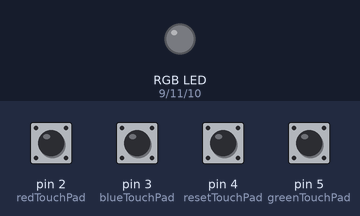
This sketch was run on a simulated Arduino Uno, built with avr-gcc and run on an emulated ATmega328P. Parts: an RGB LED mixed from three pins (HIGH = lit). The test bench sets the inputs (shaded band); at power-on: pin 2 (redTouchPad), pin 3 (blueTouchPad), pin 4 (resetTouchPad), pin 5 (greenTouchPad) LOW. Dim RGB values are drawn brighter than linear.

Above: at 1.2 s.
1.3 s: pin 2 (redTouchPad) pulled HIGH for 1 s
At 2.6 s:
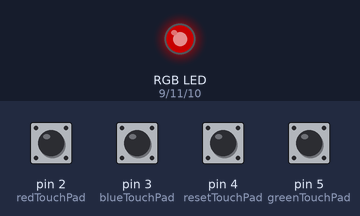
3.8 s: pin 3 (blueTouchPad) pulled HIGH for 0.15 s
At 4.4 s:
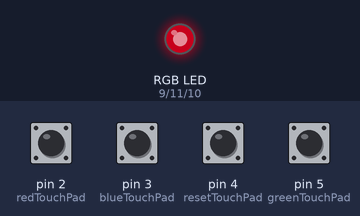
5.4 s: pin 5 (greenTouchPad) pulled HIGH for 0.15 s
At 5.9 s:
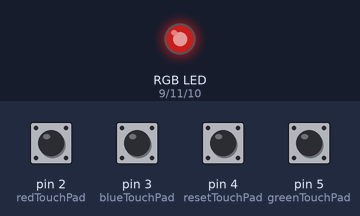
7.0 s: pin 3 (blueTouchPad) pulled HIGH for 1 s
At 8.4 s:
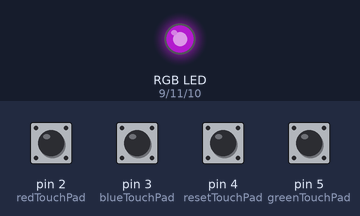
9.5 s: pin 5 (greenTouchPad) pulled HIGH for 1 s
At 11.2 s:
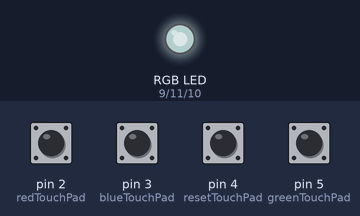
12.0 s: pin 3 (blueTouchPad) pulled HIGH for 0.15 s
At 13.3 s:
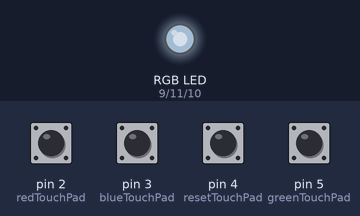
Timing chart, 0 to 14.6 s (numbered marks = the images above; inputs shaded):
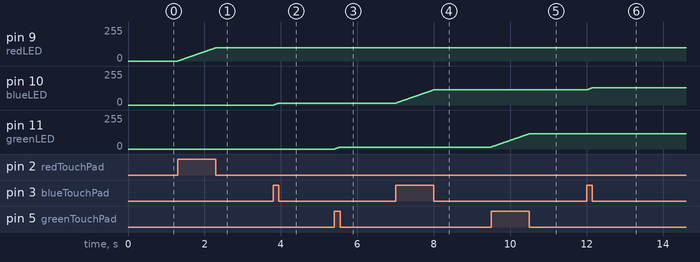

Measured:
- after the input at 1.3 s, pin 9 (redLED): moves from 0/255 to 99/255 over 0.98 s, starting at once
- after the input at 3.8 s, pin 10 (blueLED): moves from 0/255 to 14/255 over 0.13 s, starting at once
- after the input at 5.4 s, pin 11 (greenLED): moves from 0/255 to 15/255 over 0.14 s, starting at once
- after the input at 7.0 s, pin 10 (blueLED): moves from 14/255 to 114/255 over 0.99 s, starting at once
- after the input at 9.5 s, pin 11 (greenLED): moves from 15/255 to 114/255 over 0.98 s, starting at once
- after the input at 12.0 s, pin 10 (blueLED): moves from 114/255 to 129/255 over 0.14 s, starting at once

The sketch:

Capacitive_Touch_RGB_LED_Controller.ino
```cpp
#define redLED                 9
#define blueLED               10
#define greenLED              11

#define redTouchPad            2
#define blueTouchPad           3
#define resetTouchPad          4
#define greenTouchPad          5


signed char redChange = 1;
signed char blueChange = 1;
signed char greenChange = 1;

signed int redDuty = 0x00;
signed int blueDuty = 0x00;
signed int greenDuty = 0x00;


void setup()
{
      pinMode(redTouchPad, INPUT);
      pinMode(blueTouchPad, INPUT);
      pinMode(resetTouchPad, INPUT);
      pinMode(greenTouchPad, INPUT);
      pinMode(redLED, OUTPUT);
      pinMode(blueLED, OUTPUT);
      pinMode(greenLED, OUTPUT);
      digitalWrite(redLED, LOW);
      digitalWrite(blueLED, LOW);
      digitalWrite(greenLED, LOW);
}


void loop()
{
    if(digitalRead(redTouchPad) == true)
    {
          redDuty += redChange;
    }
     if(digitalRead(blueTouchPad) == true)
    {
         blueDuty += blueChange;
    }
     if(digitalRead(greenTouchPad) == true)
    {
          greenDuty += greenChange;
    }
    if(digitalRead(resetTouchPad) == true)
    {
         redDuty = 0x00;
         blueDuty = 0x00;
         greenDuty = 0x00;
    }

    if(redDuty >= 255)
    {
          redChange = -1;
    }
    if(redDuty <= 0)
    {
          redChange = 1;
    }

    if(blueDuty >= 255)
    {
          blueChange = -1;
    }
    if(blueDuty <= 0)
    {
          blueChange = 1;
    }

    if(greenDuty >= 255)
    {
          greenChange = -1;
    }
    if(greenDuty <= 0)
    {
          greenChange = 1;
    }

    analogWrite(redLED, redDuty);
    analogWrite(blueLED, blueDuty);
    analogWrite(greenLED, greenDuty);

    delay(10);
}
```
